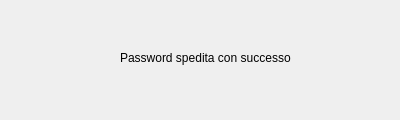
<?xml version="1.0" encoding="UTF-8"?>
<ui version="4.0">
 <class>Dialog5</class>
 <widget class="QDialog" name="Dialog5">
  <property name="geometry">
   <rect>
    <x>0</x>
    <y>0</y>
    <width>400</width>
    <height>120</height>
   </rect>
  </property>
  <property name="windowTitle">
   <string>Recupero password</string>
  </property>
  <widget class="QLabel" name="label">
   <property name="geometry">
    <rect>
     <x>120</x>
     <y>50</y>
     <width>171</width>
     <height>16</height>
    </rect>
   </property>
   <property name="text">
    <string>Password spedita con successo!</string>
   </property>
  </widget>
 </widget>
 <resources/>
 <connections/>
</ui>
